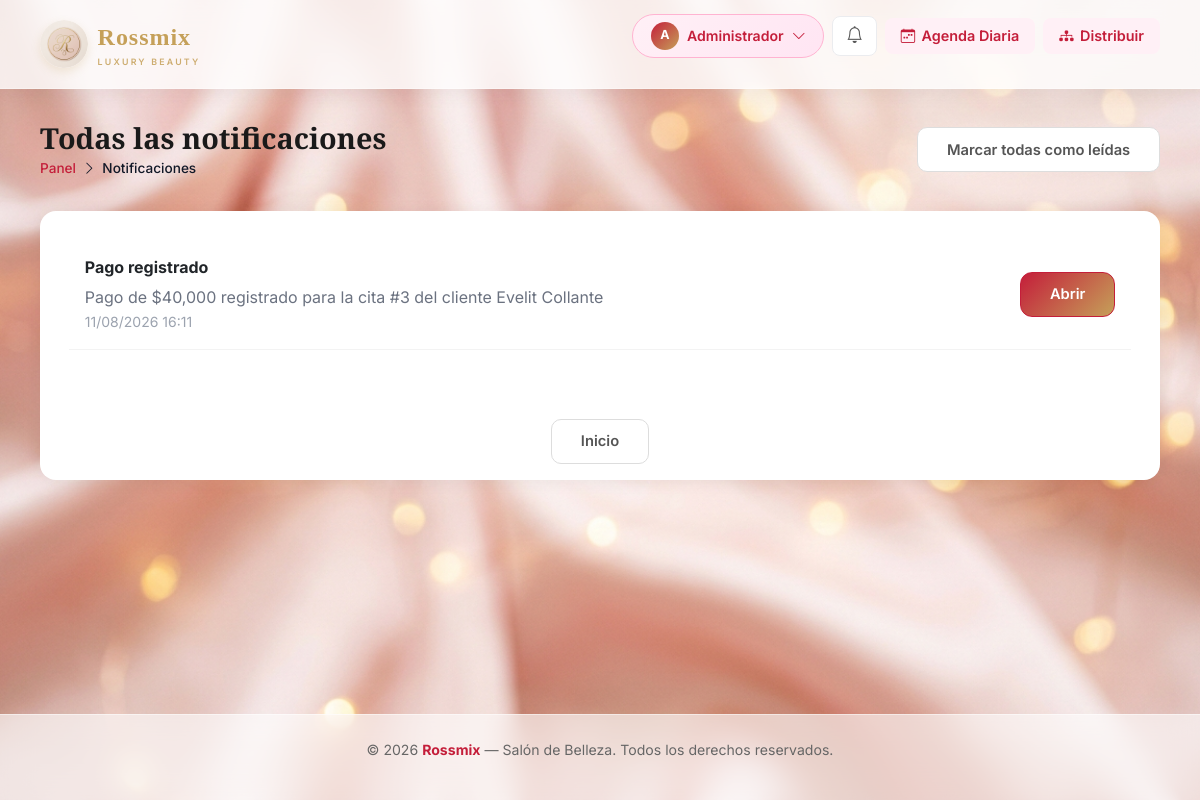
The page /notificaciones (signed in) on the database its author committed.
### app/models/notificacion.py (models this page shows, shortened)
class Notificacion(db.Model):
    __tablename__ = 'notificaciones'
    id = db.Column(db.Integer, primary_key=True)
    id_usuario = db.Column(db.Integer, db.ForeignKey('usuario.id', ondelete='CASCADE'), nullable=False)
    titulo = db.Column(db.String(200), nullable=False)
    mensaje = db.Column(db.Text)
    target = db.Column(db.String(300))
    leido = db.Column(db.Boolean, default=False)
    fecha = db.Column(db.DateTime, default=datetime.now)

### app/views/notificaciones.py (the view)
@notif_bp.route('/notificaciones')
def notificaciones():
    if 'usuario_id' not in session:
        flash('Debes iniciar sesión', 'error')
        return redirect(url_for('auth.login'))
    page = request.args.get('page', 1, type=int)
    per_page = 20
    q = Notificacion.query.filter_by(id_usuario=session['usuario_id']).order_by(Notificacion.fecha.desc())
    total = q.count()
    total_pages = (total + per_page - 1) // per_page
    notifs = q.offset((page - 1) * per_page).limit(per_page).all()
    return render_template('notificaciones.html', notificaciones=notifs, page=page, total_pages=total_pages)

### app/templates/notificaciones.html (shortened to what this page needs)
{% extends 'base.html' %}
{% block content %}
<div class="page-header">
    <div>
        <h1>Todas las notificaciones</h1>
        <div class="breadcrumb-r">
            <a href="{{ url_for('dashboard_cliente') if session.tipo_usuario!='admin' else url_for('dashboard_admin') }}">Panel</a>
            <i class="bi bi-chevron-right"></i> <span>Notificaciones</span>
        </div>
    </div>
    <div style="align-self:center;">
        <a href="#" id="marcarTodasPageBtn" class="btn-secondary-r">Marcar todas como leídas</a>
    </div>
</div>
<div class="r-card">
    <div class="r-card-body">
        {% if notificaciones %}
            <ul style="list-style:none; padding:0;">
                {% for n in notificaciones %}
                    <li style="padding:1rem; border-bottom:1px solid #f3f3f3; background:{% if not n.leido %}#fff7f7{% else %}white{% endif %};">
                        <div style="display:flex; justify-content:space-between; align-items:center; gap:1rem;">
                            <div>
                                <strong>{{ n.titulo }}</strong>
                                <div style="color:#6b7280; margin-top:0.35rem;">{{ n.mensaje }}</div>
                                <small style="color:#9ca3af;">{{ n.fecha.strftime('%d/%m/%Y %H:%M') }}</small>
                            </div>
                            <div style="text-align:right;">
                                {% if n.target %}
                                    <a href="{{ n.target }}" class="btn-rossmix" style="display:inline-block;">Abrir</a>
                                {% endif %}
                            </div>
                        </div>
                    </li>
                {% endfor %}
            </ul>
        {% else %}
            <div class="r-card-body" style="text-align:center; color:#9ca3af;">No tienes notificaciones.</div>
        {% endif %}
    </div>
</div>
{% endblock %}

### rows shown on the page
Notificacion: titulo "Pago registrado", mensaje "Pago de $40,000 registrado para la cita #3 del cliente Evelit Collante", fecha "11/08/2026 16:11"

### other values the page prints
{{ session.nombre[0]|upper }} "A"
{{ session.nombre|title }} "Administrador"
